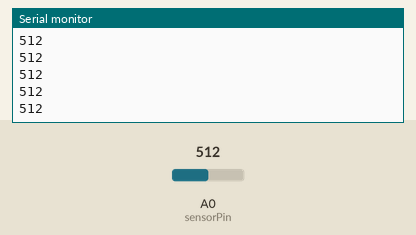
A sketch run on a simulated Arduino Uno, built with avr-gcc and run on an emulated ATmega328P. On the bench: the last lines printed to the serial monitor. The test bench sets the inputs (shaded band); at power-on: A0 (sensorPin) = 512.

Above: at 1.2 s.
1.3 s: A0 (sensorPin) set to 716
At 1.43 s:
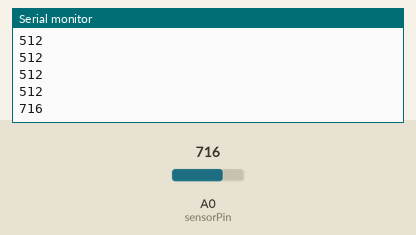
2.8 s: A0 (sensorPin) set to 900
At 2.8 s:
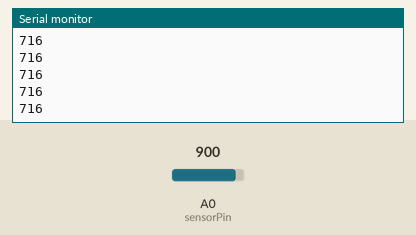
Timing chart, 0 to 5.8 s (numbered marks = the images above; inputs shaded):
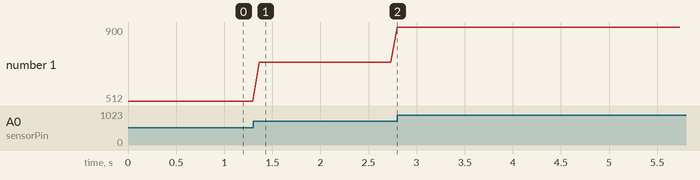

Measured:
- after the input at 1.3 s, the serial monitor: prints a new line after 0.07 s (image 1)
- plotted number 1: 512 → 716 after the input at 1.3 s, 716 → 900 after the input at 2.8 s

The sketch:

ir_trans_receive.ino
```cpp
//송신과 수신을 동시에 해주는 코드
#include <IRremote.h>
IRsend irsend;
int sensorPin = 0;

void setup() {
  // put your setup code here, to run once:
  Serial.begin(9600);
}

void loop() {
  // put your main code here, to run repeatedly:
 irRead();
 irSend();
}

void irRead(){
   int value = analogRead(sensorPin);
   Serial.println(value);
}

void irSend() {
  irsend.sendSony(0x90,12);
}
```
